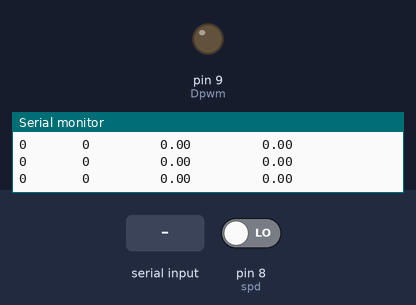
The sketch below on a simulated Arduino Uno, built with avr-gcc and run on an emulated ATmega328P. On the bench: output pins drawn as LEDs (lit = HIGH), the last lines printed to the serial monitor. The test bench sets the inputs (shaded band); at power-on: pin 8 (spd) LOW.

Above: at 1.2 s.
1.3 s: "90,45\n" received over Serial
At 1.82 s:
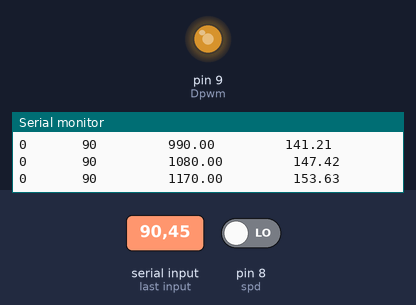
4.3 s: "0\n" received over Serial
7.3 s: "30,150\n" received over Serial
At 7.84 s:
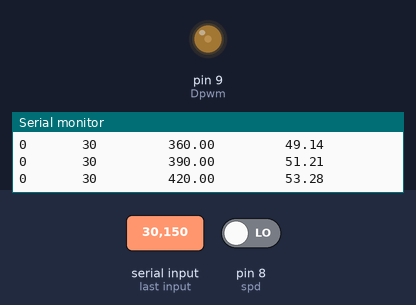
10.3 s: pin 8 (spd) driven HIGH
At 10.3 s:
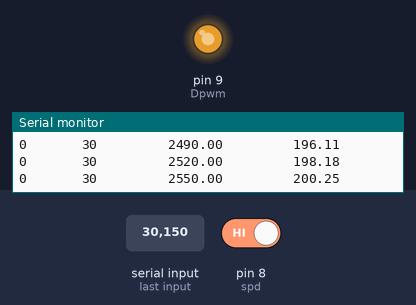
11.8 s: pin 8 (spd) driven LOW
At 11.96 s:
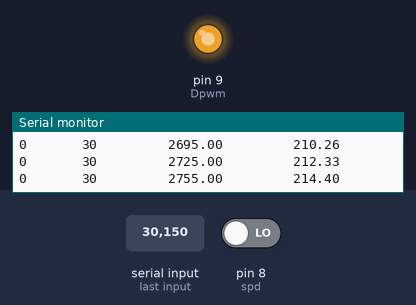
14.8 s: "5\n" received over Serial
Timing chart, 0 to 18.8 s (numbered marks = the images above; inputs shaded):
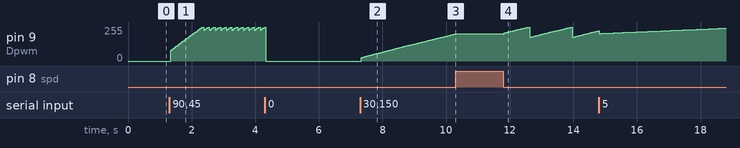

The sketch:

controller_RPS_User.ino
```cpp
int potpin = A0;
int actual;
String inputString = "";
boolean stringComplete = false;
boolean a = true;
boolean b = true;
boolean c = true;
//int set[2];
int setpoint;
unsigned long tslr = 0;
int interval_one = 20;
int spd = 8;
int Dpwm = 9;
int Dpin = 7;
float e;
float I;
float P;
float integral = 0;
float Kp = 0.81; //0.003295;
float Ki = 0.069; //0.069;
float drive;
float drive1;

void setup()
{
  Serial.begin(9600);
  inputString.reserve(200);
  //delay(5000);
}

void loop() {

  serialEvent();
  if (stringComplete)
  {
    int z = inputString.toInt();
    setpoint = z;
    if (setpoint > 150 || setpoint < 0)
    {
      setpoint = 150;
    }
    inputString = "";
    stringComplete = false;
    a = false;
    c = true;
  }
  int count = 0;
  tslr = millis();
  //  bool barray[250]={0};
  //  float count=0;
  //  bool array[2];
  //  array[0]=0;
  //  array[1]=1;

  if (a == false) {

    //  while (millis() - tslr < interval_one)
    //  {
    //    boolean b= digitalRead(spd);
    //    if(b>0)
    //    {
    //      if(b != array[0])
    //      {
    //        count= count+1;
    //        array[0]=1;
    //        array[1]=0;
    //      }
    //    }
    //    if(b==0)
    //    {
    //      array[0]=0;
    //      array[1]=1;
    //    }
    //  }


    while ( millis() - tslr < 10)
    {
      if (digitalRead(spd) == HIGH)
      {
        count ++;
        while (digitalRead(spd) == HIGH);
      }
    }


    actual = count * 5;
    e = setpoint - actual;
    integral = integral + e;
    P = e * Kp;
    I = integral * Ki;
    drive = (P + I); //*(255./11100.);
    //  integral=integral+e;
    if ((drive) > 255)
    {
      drive = 255;
      integral = 2210; //2600.00;
    }

    if ((drive) < 0)
    {
      drive = 0;
      integral = 0;
    }

    if ((setpoint) == 0) {
      drive = 0;
      integral = 0;
    }
    analogWrite(Dpwm, drive);
  }


  // analogWrite(Dpwm, drive);
  //Serial.print("  \t\t\t ");
  Serial.print(actual);
  Serial.print("\t\t\t ");
  Serial.print(setpoint);
  Serial.print("  \t\t\t ");
  Serial.print(integral);
  Serial.print("  \t\t\t ");
  Serial.println(drive);
  //  Serial.print("  \t\t\t ");
  //  Serial.println(drive1);
}

void serialEvent() {
  while (Serial.available()) {
    // get the new byte:
    char inChar = (char)Serial.read();
    // add it to the inputString:
    inputString += inChar;
    // if the incoming character is a newline, set a flag
    // so the main loop can do something about it:
    if (inChar == '\n') {
      stringComplete = true;
    }
    // stringComplete = true;

  }
}
```

Measured:
- after the input at 7.3 s, pin 9 (Dpwm): moves from 0/255 to 204/255 over 3.0 s, starting at once
- after the input at 10.3 s, pin 9 (Dpwm): stops changing and stays 204/255
